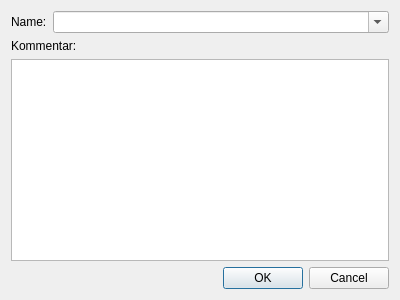
<?xml version="1.0" encoding="UTF-8"?>
<ui version="4.0">
 <class>SaveLayoutDialog</class>
 <widget class="QDialog" name="SaveLayoutDialog">
  <property name="geometry">
   <rect>
    <x>0</x>
    <y>0</y>
    <width>400</width>
    <height>300</height>
   </rect>
  </property>
  <property name="windowTitle">
   <string>TurnFix - Layout abspeichern</string>
  </property>
  <property name="windowIcon">
   <iconset resource="../resources/TurnFix.qrc">
    <normaloff>:/appicons/icon.png</normaloff>:/appicons/icon.png</iconset>
  </property>
  <layout class="QGridLayout" name="gridLayout">
   <item row="0" column="0">
    <widget class="QLabel" name="label">
     <property name="sizePolicy">
      <sizepolicy hsizetype="Fixed" vsizetype="Preferred">
       <horstretch>0</horstretch>
       <verstretch>0</verstretch>
      </sizepolicy>
     </property>
     <property name="text">
      <string>Name:</string>
     </property>
     <property name="buddy">
      <cstring>cmb_layout</cstring>
     </property>
    </widget>
   </item>
   <item row="0" column="1">
    <widget class="QComboBox" name="cmb_layout">
     <property name="editable">
      <bool>true</bool>
     </property>
    </widget>
   </item>
   <item row="1" column="0" colspan="2">
    <widget class="QLabel" name="label_2">
     <property name="text">
      <string>Kommentar:</string>
     </property>
    </widget>
   </item>
   <item row="2" column="0" colspan="2">
    <widget class="QTextEdit" name="txt_comment"/>
   </item>
   <item row="3" column="0" colspan="2">
    <widget class="QDialogButtonBox" name="bbx_done">
     <property name="standardButtons">
      <set>QDialogButtonBox::Cancel|QDialogButtonBox::Ok</set>
     </property>
    </widget>
   </item>
  </layout>
 </widget>
 <resources>
  <include location="../resources/TurnFix.qrc"/>
 </resources>
 <connections/>
</ui>
